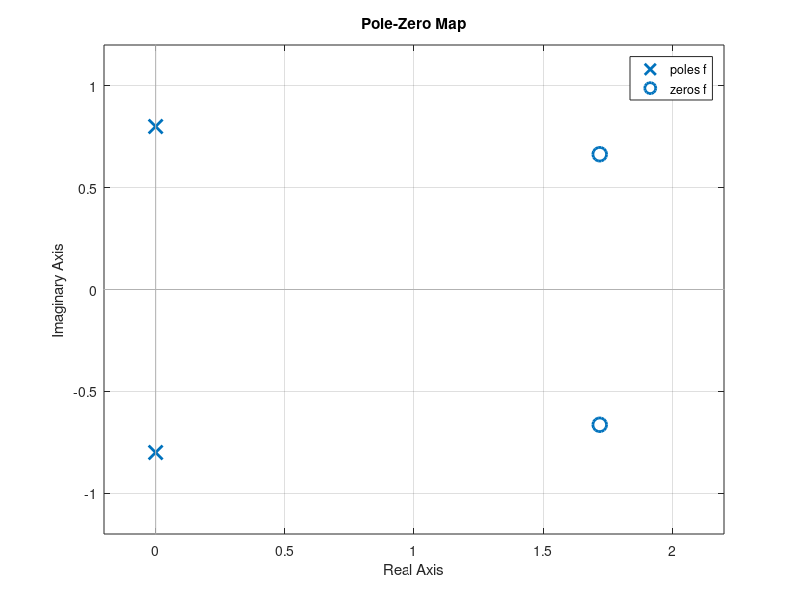

Recreate this plot in MATLAB. (Note: this script raises an error after producing the figure.)
num1 = [0.74 -2.544 2.5126];
denom1 = [1 0 0.64];
roots(num1);
msg1 =( ' Roots of Numerator ' );
disp (msg1)
disp(roots(num1));
msg2 =( ' Roots of Denomenator ' );
disp (msg2)
disp (denom1);
f = tf(num1,denom1);
figure
pzmap (f)
delta1 = [1 zeros(1,49)];
impresponse = filter(num1,denom1,delta1);
disp(impresponse)
n = 0:1:49;
in1 = (2*(0.8).^n)-(2*(0.3).^n);
y = filter(num1,denom1,in1);
disp (y)
syms Z n
in1 = ztrans((2*(0.8).^n)-(2*(0.3).^n));
msg3 = (' X(z)');
disp(msg3);
disp(in1);
out1 = in1*((0.74*(Z^2))-(2.544*Z)+2.5216)/((Z^2)+0.64);
msg4 = (' H(z)');
disp(msg4);
disp(out1);
out1num = [0.74 2.544 2.5216 0];
out1denom = [1 -1.1 0.88 -0.704 0.1536];
zplane(roots(out1num), roots(out1denom));
